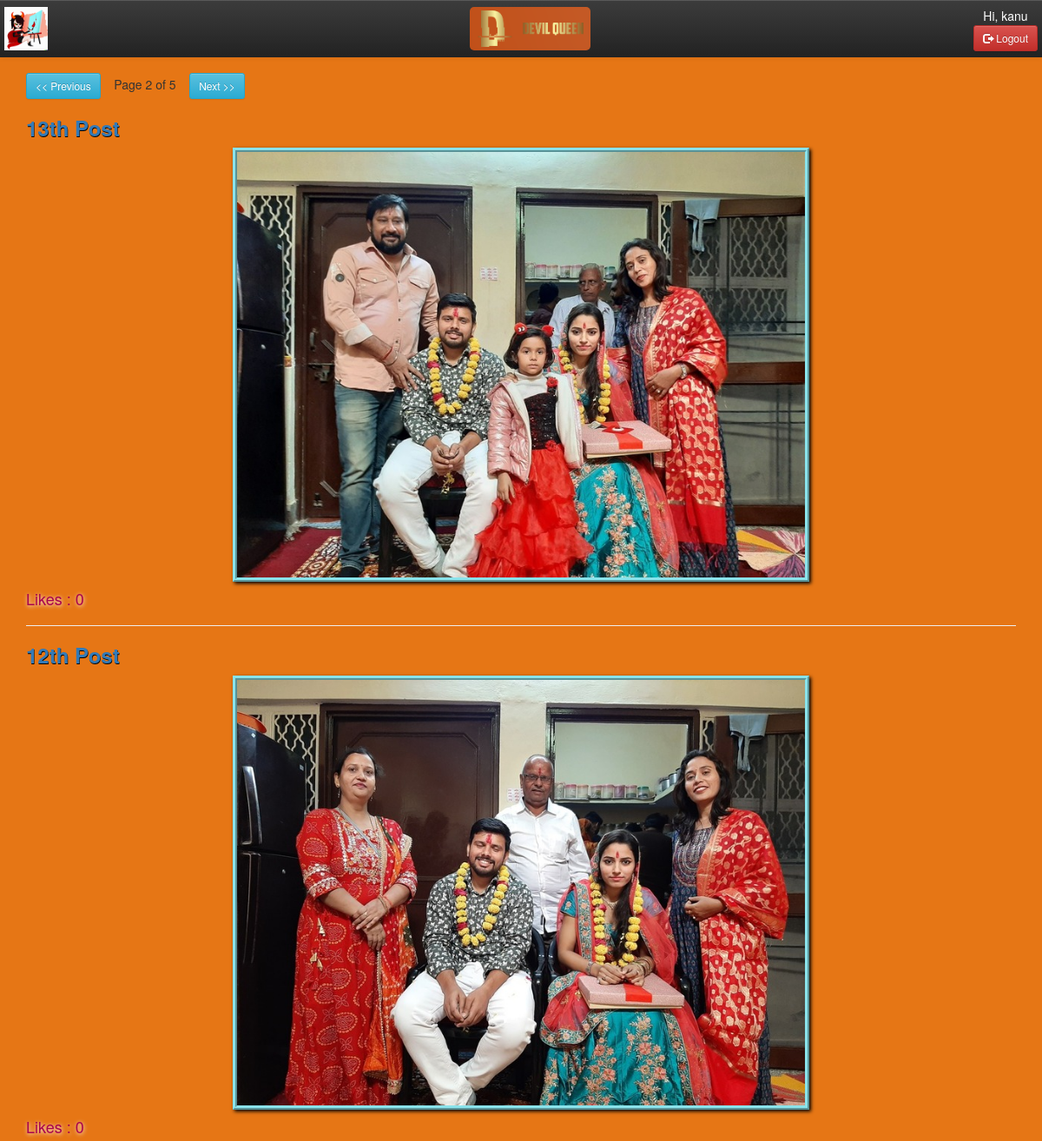
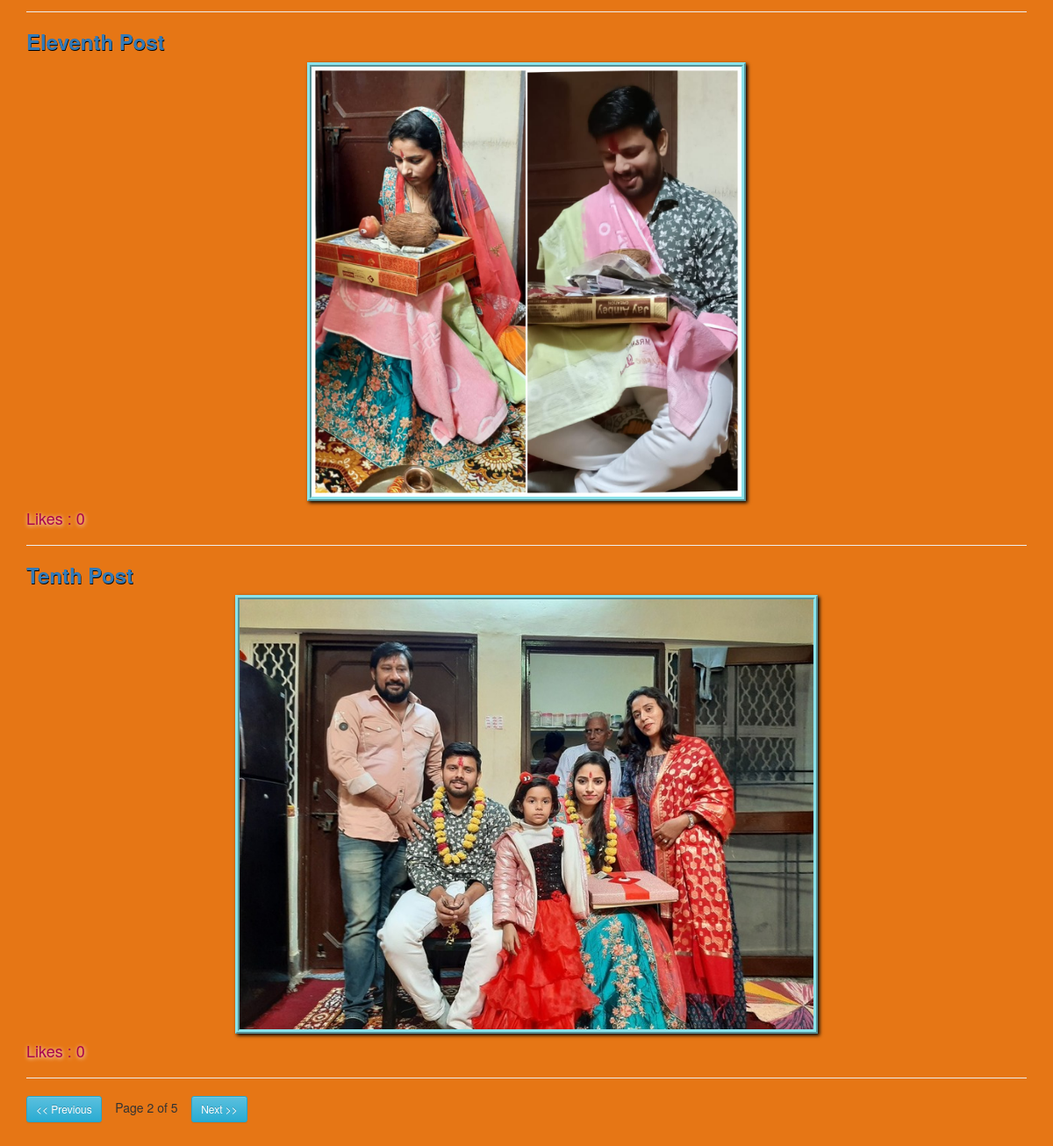
/?page=2 (signed in), run on the app's committed database (2 pictures, top to bottom).
### myApp/models.py (models this page shows, shortened)
class Post(models.Model):
	STATUS_CHOICE=(('draft','Draft'),('published','Published'),('deleted','Deleted'))
	title=models.CharField(max_length=200)
	slug=models.SlugField(max_length=50,unique_for_date="publish")
	body=models.TextField(null=True,blank=True)
	publish=models.DateTimeField(default=timezone.now)
	photo=models.ImageField(upload_to='static/postimg',default="")
	click_post=models.BooleanField(default=True)
	class Meta:
		ordering = ('-publish',)
	def get_absolute_url(self):
		return reverse("post_detail",args=[self.publish.year,self.publish.strftime('%m'),self.publish.strftime('%d'),self.slug])

### myApp/views.py (the view)
# urls.py: re_path("^$",post_list_view),
@login_required
def post_list_view(request):
	post_list=Post.objects.all()
	paginator=Paginator(post_list,4)
	page_number=request.GET.get('page')
	try:
		post_list=paginator.page(page_number)
	except:
		post_list=paginator.page(1)
	d={'post_list':post_list}
	return render(request,'myApp/post_list.html',d)

### templates/myApp/post_list.html (shortened to what this page needs)
<!DOCTYPE html>
{%extends 'myApp/parent.html'%}
{%load static%}
	{%block content_block%}
	<div class="container">
		<br>
		{%include 'myApp/pagination.html' with page=post_list%}
		{%for post in post_list%}
			<div><a href="{{post.get_absolute_url}}" class="title"><h3><b>{{post.title|title}}</b></h3></a></div>
			<center>
			<a href="{{post.get_absolute_url}}" >
				<img style="border: 5px ridge #8ae3eb; box-shadow: 2px 2px 4px black" src="/{{post.photo}}" alt="N/A" id="list">
			</a>
			</center>
			<h4 style="color: #a8024d; text-shadow: 0.5px 0.5px 5px white;"> Likes : {{post.like.count}}</h4>
			<hr>
		{%endfor%}
		{%include 'myApp/pagination.html' with page=post_list%}
		<br>
		<br>
	</div>
	{%endblock%}

### templates/myApp/parent.html (shortened to what this page needs)
<!DOCTYPE html>
{%load static%}
<html>
<head>
	<link rel="stylesheet" href="https://cdn.jsdelivr.net/npm/bootstrap@3.3.7/dist/css/bootstrap.min.css">
	<link rel="stylesheet" href="https://cdn.jsdelivr.net/npm/bootstrap@3.3.7/dist/css/bootstrap-theme.min.css">
</head>
<body>
	<nav class="navbar-default navbar-fixed-top navbar-inverse">
		<div class="navbar-header">
			<img src="/static/images/logo.png" id="logo">
		</div>
		<div>
			<a href="/"><img src="/static/images/clogo.png" id="clogo"></a>
		</div>
		<div class="nav navbar-nav navbar-right" align="center">
			<h5 style="color: white; margin: 1px 1px 3px;">Hi, {{user.username}}</h5>
			<a href="/accounts/logout" class="btn btn-danger btn-sm"><span class="glyphicon glyphicon-log-out"></span> Logout</a>
		</div>
	</nav>
	<div class="content">
		{%block content_block%}
		{%endblock%}
	</div>
</body>
</html>

### templates/myApp/parent.html (style rules this page uses)
html,body { height: 100%; }
.navbar-default { position:fixed; display: flex; justify-content: space-between; top:0px; }
#logo { width: 50px; height: 50px; margin: 8px 5px; }
#clogo { width: 139px; height: 50px; margin: 8px 0px ; border-radius: 5px; }
.navbar-header { width: 100px; }
.navbar-right { margin-top: 10px; margin-right: 5px; }
#list { max-width: 95%; max-height: 500px; }
.content { margin-top: 64px; min-height: 100%; background-color: #e67615; }
.title { text-shadow: 0.5px 0.5px black; }

### data on the page
Post: title "13th Post", photo (picture), like.count "0"
Post: title "12th Post", photo (picture), like.count "0"
Post: title "Eleventh Post", photo (picture), like.count "0"
Post: title "Tenth Post", photo (picture), like.count "0"

### other printed values
{{ user.username }} "kanu"
{{ page.number }} "2 2"
{{ page.paginator.num_pages }} "5 5"
